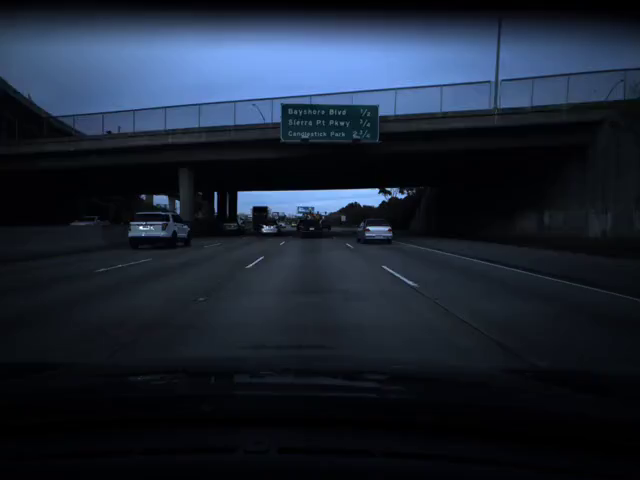
#> input picture frame 0 of half_second.mp4, 640 x 480 px
$ python flow.py
#> lines starting #> are read from the running program, lines starting #| are printed output that depends on the picture
import cv2 as cv
import numpy as np
from PIL import Image

speeds = "train.txt"
video = "half_second.mp4"


def line_reader(file_name):
    for row in open(file_name, "r"):
        yield row


line = line_reader(speeds)

# The video feed is read in as
# a VideoCapture object
cap = cv.VideoCapture(video)

# ret = a boolean return value from
# getting the frame, first_frame = the
# first frame in the entire video sequence

ret, first_frame = cap.read()
#> first_frame is the input picture: shape (480, 640, 3); mean B, G, R 50.1, 35.8, 27.1

# Converts frame to grayscale because we
# only need the luminance channel for
# detecting edges - less computationally
# expensive
prev_gray = cv.cvtColor(first_frame, cv.COLOR_BGR2GRAY)
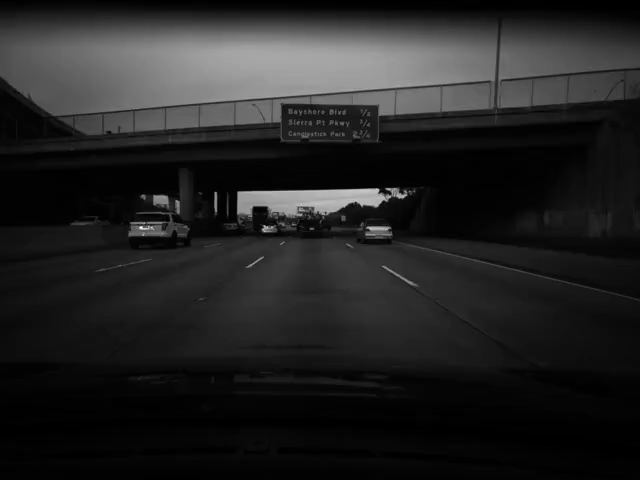
#> prev_gray: shape (480, 640); min 0, max 255, mean 34.8

# Creates an image filled with zero
# intensities with the same dimensions
# as the frame
mask = np.zeros_like(first_frame)

# Sets image saturation to maximum
mask[..., 1] = 255

i = 0

while cap.isOpened():

    try:
        # ret = a boolean return value from getting
        # the frame, frame = the current frame being
        # projected in the video

        ret, frame = cap.read()
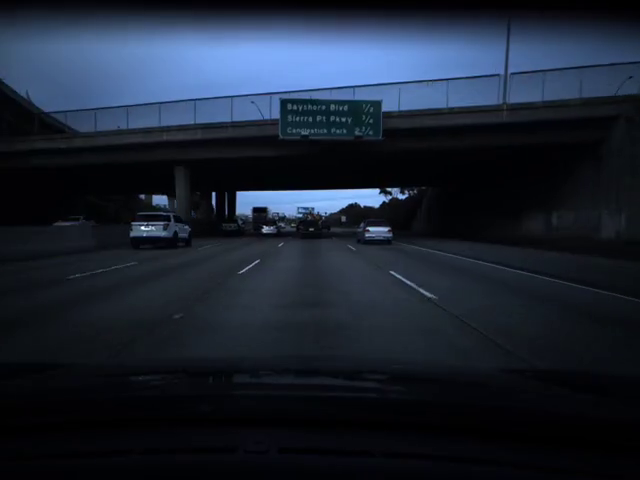
#> input picture frame 1 of half_second.mp4, 640 x 480 px
#> frame is the input picture: shape (480, 640, 3); mean B, G, R 49.4, 35.3, 26.8

        # Opens a new window and displays the input
        # frame
        cv.imshow("input", frame)

        # Converts each frame to grayscale - we previously
        # only converted the first frame to grayscale

        gray = cv.cvtColor(frame, cv.COLOR_BGR2GRAY)
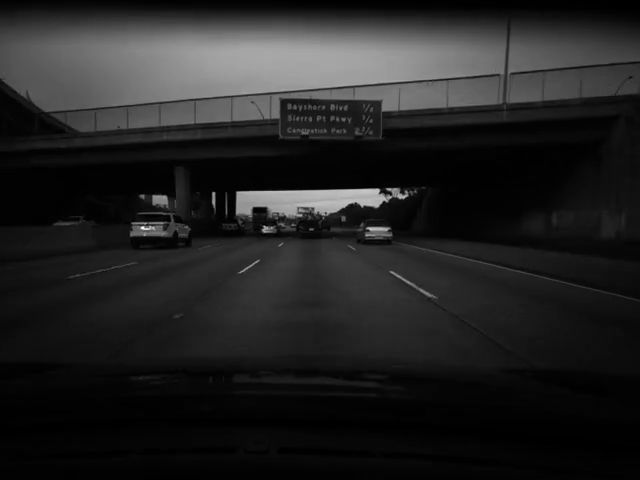
#> gray: shape (480, 640); min 0, max 255, mean 34.3

        # Calculates dense optical flow by Farneback method
        flow = cv.calcOpticalFlowFarneback(
            prev_gray, gray, None, 0.5, 3, 15, 3, 5, 1.2, 0
        )

        # Computes the magnitude and angle of the 2D vectors
        magnitude, angle = cv.cartToPolar(flow[..., 0], flow[..., 1])
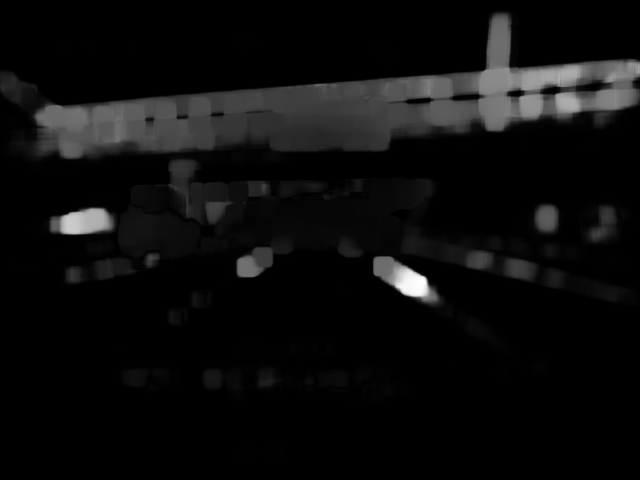
#> magnitude: shape (480, 640) float32; min 5.29e-16, max 21.27, mean 1.1; drawn with min black and max white
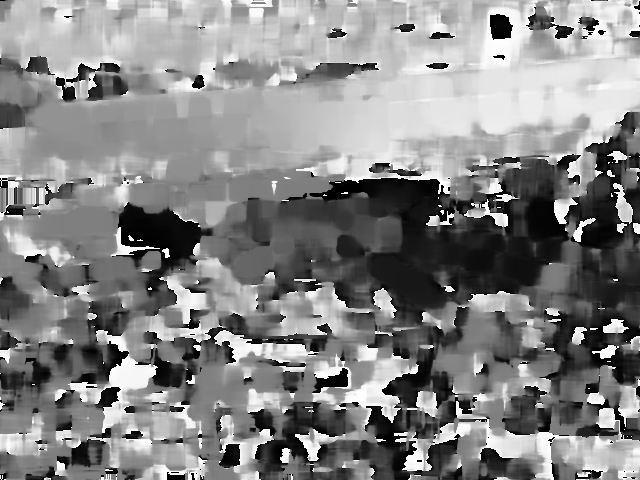
#> angle: shape (480, 640) float32; min 4.73e-06, max 6.28, mean 3.28; drawn with min black and max white

        # Sets image hue according to the optical flow
        # direction
        mask[..., 0] = angle * 180 / np.pi / 2

        # Sets image value according to the optical flow
        # magnitude (normalized)
        mask[..., 2] = cv.normalize(magnitude, None, 0, 255, cv.NORM_MINMAX)
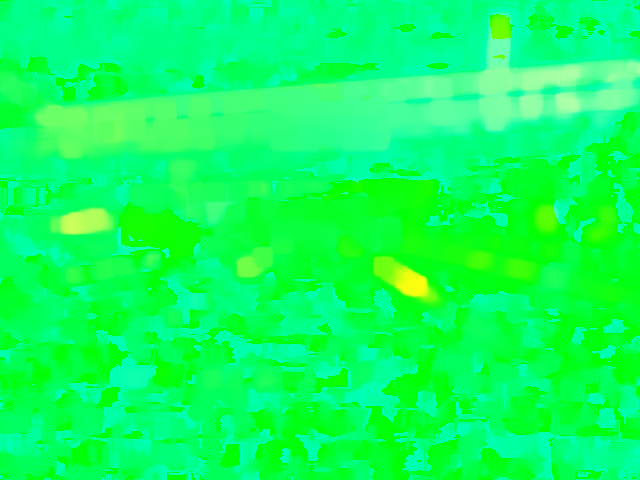
#> mask: shape (480, 640, 3); mean of channels 0, 1, 2 93.5, 255, 13.1; drawn as B, G, R

        # Converts HSV to RGB (BGR) color representation
        rgb = cv.cvtColor(mask, cv.COLOR_HSV2BGR)
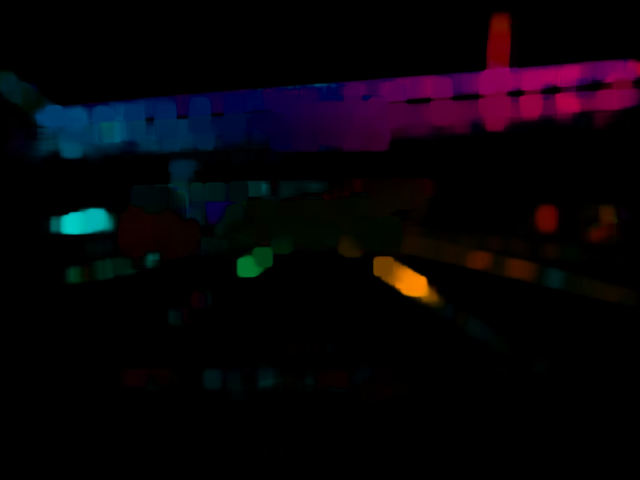
#> rgb: shape (480, 640, 3); mean B, G, R 8.7, 3.8, 7.6

        # Save optical flow to image file
        im = Image.fromarray(rgb)
        filename = "images/flow" + str(i) + ".jpg"
        im.save(filename)
        i = i + 1

        # Opens a new window and displays the output frame
        cv.imshow("dense optical flow", rgb)

        # Print speed
        speed = next(line)
        print(speed)

        # Updates previous frame
        prev_gray = gray

        # Frames are read by intervals of 1 millisecond. The
        # programs breaks out of the while loop when the
        # user presses the 'q' key
        if cv.waitKey(1) & 0xFF == ord("q"):
#> (key q is pressed here)
            break

    except:
        cap.release()
        cv.destroyAllWindows()
        break

# The following frees up resources and
# closes all windows
cap.release()
cv.destroyAllWindows()

$ run again, starting later in the video
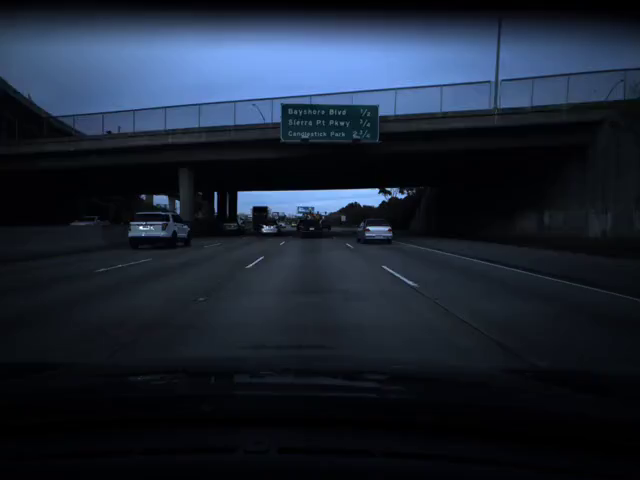
#> input picture frame 0 of half_second.mp4, 640 x 480 px
#> first_frame is the input picture: shape (480, 640, 3); mean B, G, R 50.1, 35.8, 27.1
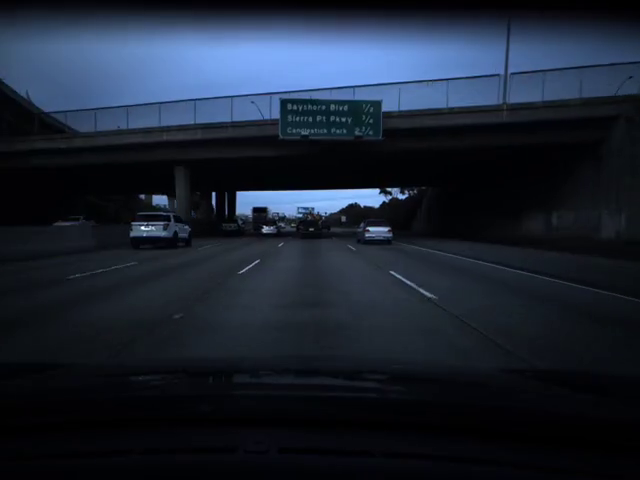
#> input picture frame 1 of half_second.mp4, 640 x 480 px
#> frame is the input picture: shape (480, 640, 3); mean B, G, R 49.4, 35.3, 26.8

$ run again, starting later in the video
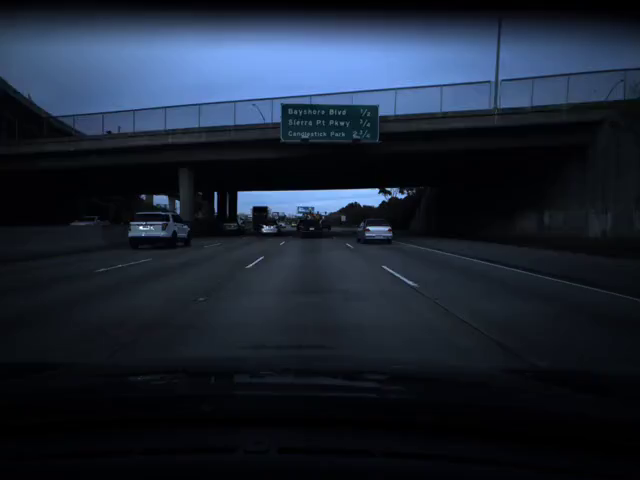
#> input picture frame 0 of half_second.mp4, 640 x 480 px
#> first_frame is the input picture: shape (480, 640, 3); mean B, G, R 50.1, 35.8, 27.1
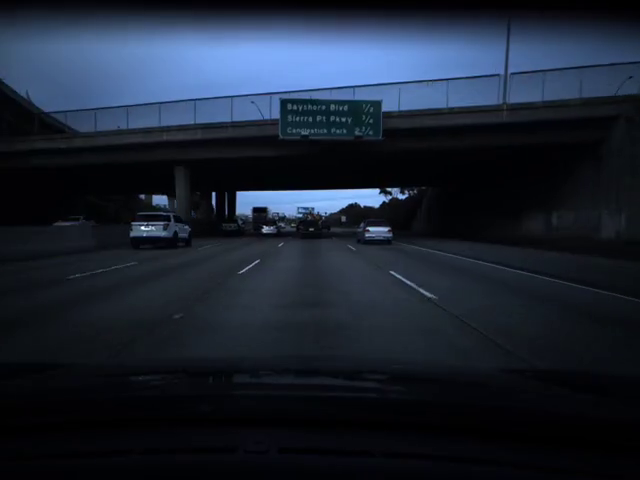
#> input picture frame 1 of half_second.mp4, 640 x 480 px
#> frame is the input picture: shape (480, 640, 3); mean B, G, R 49.4, 35.3, 26.8
